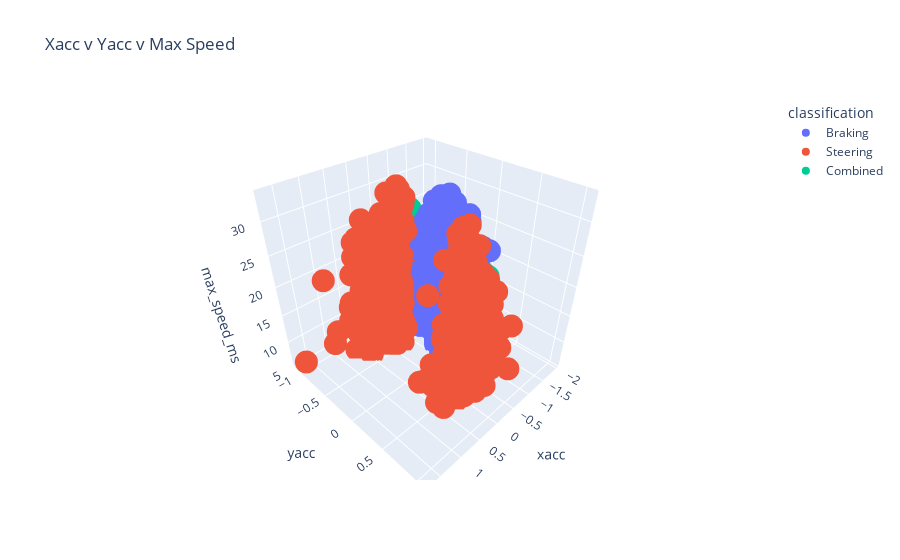

Here is the notebook cell this chart was saved with:
### Code cell
#xacc vs yacc vs maxspeed
XYacc_Maxspeed = px.scatter_3d(df_converted, x="xacc", y="yacc", z="max_speed_ms", color="classification", title="Xacc v Yacc v Max Speed")
XYacc_Maxspeed.show()

### Figure 1 — Plotly figure (JSON) as saved in the notebook; plotly's stock layout.template omitted (floating-point values rounded to 4 significant figures; data arrays with more than 128 entries replaced by an {"elided": "..."} marker saying what was removed)
{"data": [{"hovertemplate": "classification=Braking<br>xacc=%{x}<br>yacc=%{y}<br>max_speed_ms=%{z}<extra></extra>", "legendgroup": "Braking", "marker": {"color": "#636efa", "symbol": "circle"}, "mode": "markers", "name": "Braking", "scene": "scene", "showlegend": true, "type": "scatter3d", "x": {"elided": "2617 float values"}, "y": {"elided": "2617 float values"}, "z": {"elided": "2617 float values"}}, {"hovertemplate": "classification=Steering<br>xacc=%{x}<br>yacc=%{y}<br>max_speed_ms=%{z}<extra></extra>", "legendgroup": "Steering", "marker": {"color": "#EF553B", "symbol": "circle"}, "mode": "markers", "name": "Steering", "scene": "scene", "showlegend": true, "type": "scatter3d", "x": {"elided": "4076 float values"}, "y": {"elided": "4076 float values"}, "z": {"elided": "4076 float values"}}, {"hovertemplate": "classification=Combined<br>xacc=%{x}<br>yacc=%{y}<br>max_speed_ms=%{z}<extra></extra>", "legendgroup": "Combined", "marker": {"color": "#00cc96", "symbol": "circle"}, "mode": "markers", "name": "Combined", "scene": "scene", "showlegend": true, "type": "scatter3d", "x": [-0.551, -0.554, -0.669, -0.602, -0.61, -0.639], "y": [-0.653, 0.541, 0.54, -0.518, -0.559, -0.667], "z": [23.06, 24.17, 23.33, 23.06, 28.33, 15.83]}], "layout": {"legend": {"title": {"text": "classification"}, "tracegroupgap": 0}, "scene": {"domain": {"x": [0, 1], "y": [0, 1]}, "xaxis": {"title": {"text": "xacc"}}, "yaxis": {"title": {"text": "yacc"}}, "zaxis": {"title": {"text": "max_speed_ms"}}}, "title": {"text": "Xacc v Yacc v Max Speed"}}}
